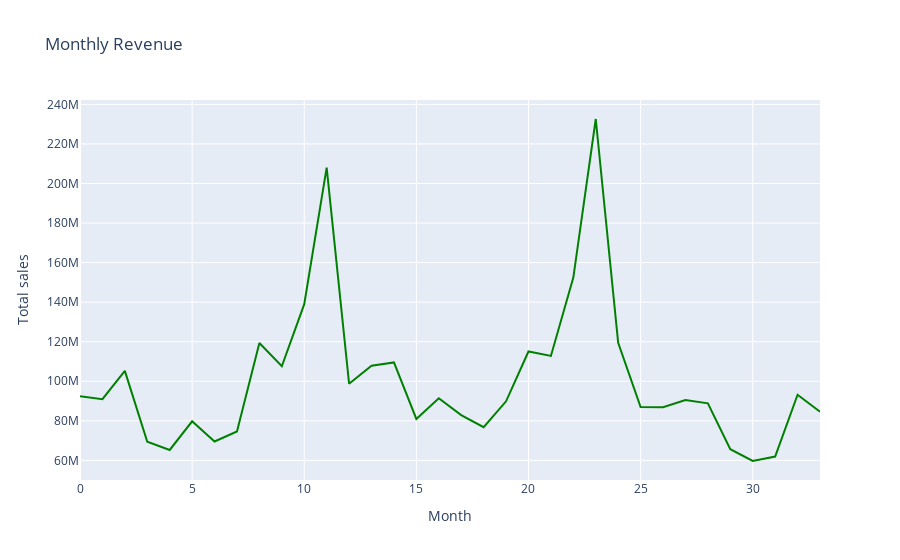

Write notebook code for a chart like this one.
### Code cell
chosen_colors=cl.scales['5']['qual']['Paired']
ply.init_notebook_mode(connected=True)
temp_df = train_merged.groupby('date_block_num')[['total_sales']].sum().reset_index()
temp_df.astype('float')

fig = go.Figure()
fig.add_trace(go.Scatter(x=temp_df.date_block_num, y=temp_df.total_sales,
                    mode='lines',
                    line= dict(color='green', width=2)))

fig.update_layout(title='Monthly Revenue',
                   xaxis_title='Month',
                   yaxis_title='Total sales')

fig.show()

### Figure 1 — Plotly figure (JSON) as saved in the notebook; plotly's stock layout.template omitted (floating-point values rounded to 4 significant figures)
{"data": [{"line": {"color": "green", "width": 2}, "mode": "lines", "type": "scatter", "x": [0, 1, 2, 3, 4, 5, 6, 7, 8, 9, 10, 11, 12, 13, 14, 15, 16, 17, 18, 19, 20, 21, 22, 23, 24, 25, 26, 27, 28, 29, 30, 31, 32, 33], "y": [92400000.0, 90960000.0, 105300000.0, 69460000.0, 65260000.0, 79760000.0, 69530000.0, 74590000.0, 119300000.0, 107600000.0, 139000000.0, 208000000.0, 98780000.0, 107800000.0, 109500000.0, 80930000.0, 91440000.0, 82920000.0, 76820000.0, 89860000.0, 115100000.0, 112800000.0, 152400000.0, 232600000.0, 119500000.0, 86960000.0, 86880000.0, 90500000.0, 88830000.0, 65630000.0, 59690000.0, 61930000.0, 93190000.0, 84630000.0]}], "layout": {"title": {"text": "Monthly Revenue"}, "xaxis": {"title": {"text": "Month"}}, "yaxis": {"title": {"text": "Total sales"}}}}
